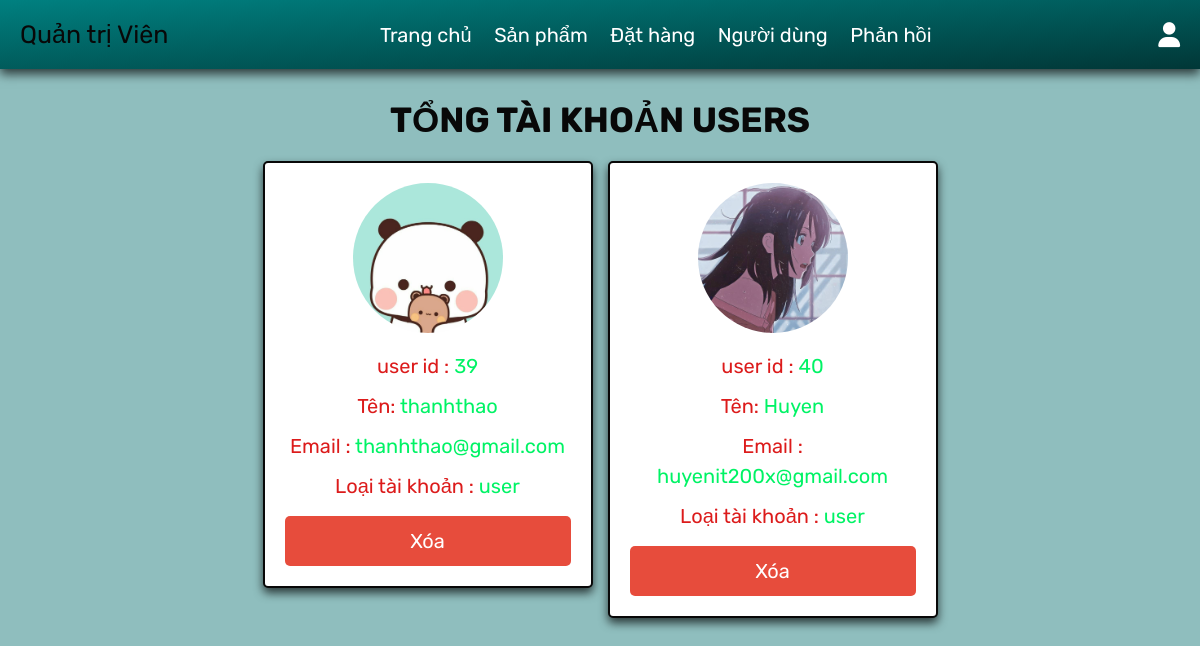
/admin_sumusers.php (signed in), run on the app's committed database.
### tables this page shows
CREATE TABLE `users` (
  `id` int(100) NOT NULL,
  `name` varchar(100) NOT NULL,
  `email` varchar(100) NOT NULL,
  `password` varchar(100) NOT NULL,
  `user_type` varchar(20) NOT NULL DEFAULT 'user',
  `image` varchar(100) NOT NULL
);

### admin_sumusers.php (the view, shortened to what this page needs)
<?php
@include 'config.php';
$admin_id = $_SESSION['admin_id'];
?>
<!DOCTYPE html>
<html lang="en">
<head>
   <link rel="stylesheet" href="https://cdnjs.cloudflare.com/ajax/libs/font-awesome/6.1.1/css/all.min.css">
   <link rel="stylesheet" href="css/admin_style.css">
   <link rel="stylesheet" href="css/quangcao.css">
</head>
<body>
<?php include 'admin_header.php'; ?>
<section class="user-accounts">
   <h1 class="title">TỔNG TÀI KHOẢN USERS</h1>
   <div class="box-container">
      <?php
         $select_users = $conn->prepare("SELECT * FROM `users` WHERE `user_type`= 'user'");
         $select_users->execute();
         while($fetch_users = $select_users->fetch(PDO::FETCH_ASSOC)){
      ?>
      <div class="box" style="<?php if($fetch_users['id'] == $admin_id){ echo 'display:none'; }; ?>">
         <img src="uploaded_img/<?= $fetch_users['image']; ?>" alt="">
         <p> user id : <span><?= $fetch_users['id']; ?></span></p>
         <p> Tên: <span><?= $fetch_users['name']; ?></span></p>
         <p> Email : <span><?= $fetch_users['email']; ?></span></p>
         <p> Loại tài khoản : <span style=" color:<?php if($fetch_users['user_type'] == 'admin'){ echo 'orange'; }; ?>"><?= $fetch_users['user_type']; ?></span></p>
         <a href="admin_users.php?delete=<?= $fetch_users['id']; ?>" onclick="return confirm('Xóa tài khoản người dùng không?');" class="delete-btn">Xóa</a>
      </div>
      <?php
      }
      ?>
   </div>
</section>
</body>
</html>

### css/admin_style.css (style rules this page uses)
.user-accounts .box-container { display: grid; grid-template-columns: repeat(auto-fit, 33rem); gap: 1.5rem; align-items: flex-start; justify-content: center; }
.user-accounts .box-container .box { border: var(--border); box-shadow: var(--box-shadow); background-color: var(--white); border-radius: 0.5rem; padding: 2rem; text-align: center; }
.user-accounts .box-container .box img { height: 15rem; width: 15rem; border-radius: 50%; object-fit: cover; margin-bottom: 1rem; }
.user-accounts .box-container .box p { line-height: 1.5; padding: 0.5rem 0; font-size: 2rem; color: var(--light-color); }
.user-accounts .box-container .box p span { color: var(--green); }

### css/quangcao.css (style rules this page uses)
body { margin: 0px; background-color: #64a5a5b8; }

### css/components.css (style rules this page uses)
:root { --green: #00f365; --orange: #74d4f2; --red: #e74c3c; --black: #080808; --blue: #3124e6; --light-color: #dc1b1b; --white: #fff; --light-bg: #f6f6f6; --border: 0.2rem solid var(--black); --box-shadow: 0 0.5rem 1rem rgba(0, 0, 0, 0.7); }
* { font-family: "Rubik", sans-serif; margin: 0; padding: 0; box-sizing: border-box; outline: none; border: none; text-decoration: none; color: var(--black); }
body { background-color: var(--light-bg); }
html { font-size: 62.5%; overflow-x: hidden; scroll-behavior: smooth; scroll-padding-top: 6.5rem; }
section { padding: 3rem 2rem; max-width: 1200px; margin: 0 auto; }
.btn, .delete-btn, .option-btn { display: block; width: 100%; margin-top: 1rem; border-radius: 0.5rem; color: var(--white); font-size: 2rem; padding: 1.3rem 3rem; text-transform: capitalize; cursor: pointer; text-align: center; }
.delete-btn { background-color: var(--red); }
.title { text-align: center; margin-bottom: 2rem; text-transform: uppercase; color: var(--black); font-size: 3.5rem; }

### data on the page
users: image (picture), id "39", name "thanhthao", email "thanhthao@gmail.com", user_type "user"
users: image (picture), id "40", name "Huyen", email "huyenit200x@gmail.com", user_type "user"
